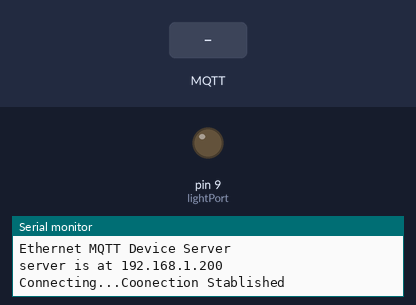
Bench run of a sketch on a simulated Arduino Uno, built for the host (arithmetic inside an expression is 32-bit, double 64-bit). On the bench: output pins drawn as LEDs (lit = HIGH), the last lines printed to the serial monitor. Inputs (shaded band) come from the test bench. WiFi joins after 1.5 s; servers stay silent unless stated; no MQTT or app messages arrive unless stated.

Above: at 1.2 s.
1.3 s: MQTT message "on" arrives on the first subscribed topic
At 1.9 s:
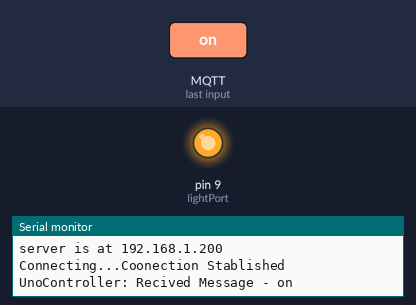
2.8 s: MQTT message "off" arrives on the first subscribed topic
At 4.2 s:
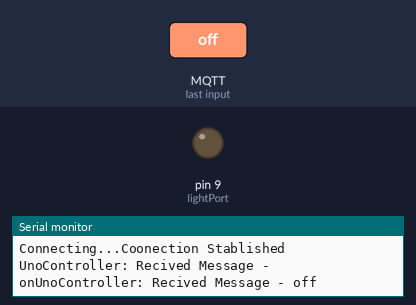
Timing chart, 0 to 5.8 s (numbered marks = the images above; inputs shaded):
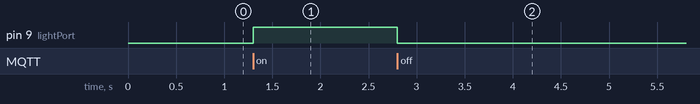

The sketch:

mqtt-server.ino
```cpp
#include <SPI.h>
#include <Ethernet.h>
#include <PubSubClient.h>

byte mac[] = {
  0xDE, 0xAD, 0xBE, 0xEF, 0xFE, 0xED
};

IPAddress ip(10, 197, 12, 6);
IPAddress ipHome(192, 168, 1, 200);
IPAddress gateway(10,197,8,1); // Gateway da sua rede local
IPAddress dnsServer(8, 8, 8, 8);   // Servidor DNS (Google DNS)

const char* mqttServerDNS = "test.mosquitto.org";  // Endereço do servidor MQTT
const int mqttServerPort = 1883;

EthernetClient mqttServer;
PubSubClient client(mqttServer);

const int lightPort = 9;

void connectToMqtt() {
  while (!client.connected()) {
    Serial.print("Connecting...");
    if (client.connect("MqttServerClient")) {
      Serial.println("Coonection Stablished");
      client.subscribe("UnoController");  // Subscreve ao tópico para controle do LED
    } else {
      Serial.print("Conection not Stablished, error=");
      Serial.print(client.state());
      delay(5000);
    }
  }
}

void lightController(char* topic, byte* payload, unsigned int length) {
  String message;
  Serial.print(topic);
  Serial.print(": Recived Message - ");
  for (int i = 0; i < length; i++) {
    message += (char)payload[i];
    Serial.print((char)payload[i]);
  }

  if (message == "on") {
    digitalWrite(lightPort, HIGH);
  } else if (message == "off") {
    digitalWrite(lightPort, LOW);
  }
  message = "";
}

void setup() {

  Serial.begin(9600);
  pinMode(lightPort, OUTPUT);
  Serial.println("Ethernet MQTT Device Server");

  // start the Ethernet connection and the server:
  //TODO: Trocar para ip quando for levar para católica
  //TODO: Trocar para gateway quando for levar para católica
  Ethernet.begin(mac, ipHome, dnsServer);

  // Check for Ethernet hardware present
  if (Ethernet.hardwareStatus() == EthernetNoHardware) {
    Serial.println("Ethernet shield was not found.  Sorry, can't run without hardware. :(");
    while (true) {
      delay(1); // do nothing, no point running without Ethernet hardware
    }
  }
  if (Ethernet.linkStatus() == LinkOFF) {
    Serial.println("Ethernet cable is not connected.");
  }

  // start the server
  client.setServer(mqttServerDNS, mqttServerPort);
  client.setCallback(lightController);

  Serial.print("server is at ");
  Serial.println(Ethernet.localIP());
  connectToMqtt();
}


void loop() {
  // listen for incoming clients
  if (!client.connected()) {
    connectToMqtt();  // Reconnecta se a conexão cair
  }
  client.loop();  // Mantém a conexão com o servidor MQTT
}
```

Measured:
- after the input at 1.3 s, pin 9 (lightPort): LOW → HIGH at once
- after the input at 2.8 s, pin 9 (lightPort): HIGH → LOW at once
